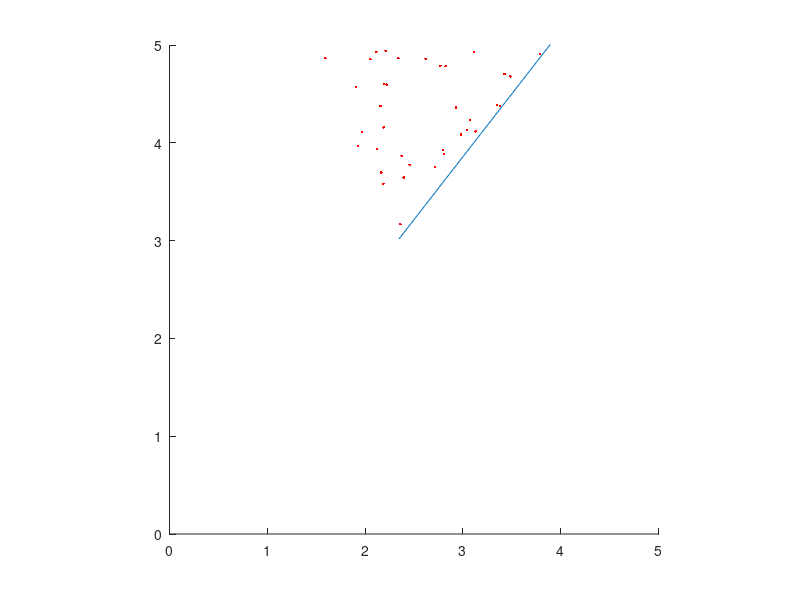

This chart was generated by the following MATLAB code:
function main()
% randomly sample points in a triangle to specified density
close all

pts_per_msquared = 10

% triangles:
p0 = [ 0, 0, 0]
p1 = [ 0, 10, 5]
p2 = [ 7, 9, 12]

a = areaOfTriange(p0,p1,p2)
n_pts = a*pts_per_msquared;

for i=1:n_pts
  pts(i,:)=getPointInTriangle(p0,p1,p2);
end


figure; hold on; axis equal
plot3( [p0(1) p1(1) p2(1)  p0(1)] , [p0(2) p1(2) p2(2)  p0(2)]  ,...
         [p0(3) p1(3) p2(3)  p0(3)] )

plot3(pts(:,1), pts(:,2),pts(:,3),'r.')
axis([0 5 0 5])

function a = areaOfTriange(p0,p1,p2)
% heron's formula
d01 =  sqrt( sum( (p0 - p1).^2));
d02 =  sqrt( sum( (p0 - p2).^2));
d12 =  sqrt( sum( (p1 - p2).^2));
p = ( d01 + d02 + d12 ) /2;
a = sqrt(p*(p- d01)*(p- d02)*(p- d12));


function tript=getPointInTriangle(p0,p1,p2)
% from wykobi library
a = rand(1,1);
b = rand(1,1);
if ((a + b) > 1)
         a = 1 - a;
         b = 1 - b;
end
c = (1 - a - b);
tript = [ (p0(1) .* a) + (p1(1) .* b) + (p2(1) .* c) , ...
  (p0(2) .* a) + (p1(2) .* b) + (p2(2) .* c) , ...
  (p0(3) .* a) + (p1(3) .* b) + (p2(3) .* c) ];